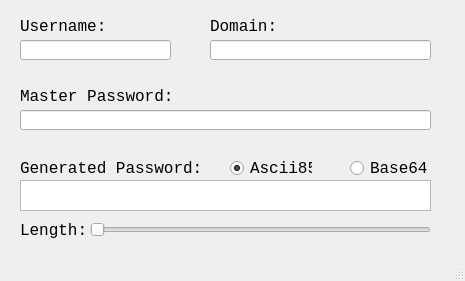
<?xml version="1.0" encoding="UTF-8"?>
<ui version="4.0">
 <class>Multipass</class>
 <widget class="QMainWindow" name="Multipass">
  <property name="geometry">
   <rect>
    <x>0</x>
    <y>0</y>
    <width>465</width>
    <height>281</height>
   </rect>
  </property>
  <property name="windowTitle">
   <string>MainWindow</string>
  </property>
  <widget class="QWidget" name="widget">
   <widget class="QRadioButton" name="ascii85">
    <property name="geometry">
     <rect>
      <x>230</x>
      <y>160</y>
      <width>82</width>
      <height>17</height>
     </rect>
    </property>
    <property name="font">
     <font>
      <family>Consolas</family>
      <pointsize>12</pointsize>
     </font>
    </property>
    <property name="locale">
     <locale language="English" country="UnitedStates"/>
    </property>
    <property name="text">
     <string>Ascii85</string>
    </property>
    <property name="checked">
     <bool>true</bool>
    </property>
   </widget>
   <widget class="QRadioButton" name="base64">
    <property name="geometry">
     <rect>
      <x>350</x>
      <y>160</y>
      <width>82</width>
      <height>17</height>
     </rect>
    </property>
    <property name="font">
     <font>
      <family>Consolas</family>
      <pointsize>12</pointsize>
     </font>
    </property>
    <property name="locale">
     <locale language="English" country="UnitedStates"/>
    </property>
    <property name="text">
     <string>Base64</string>
    </property>
   </widget>
   <widget class="QLineEdit" name="username">
    <property name="geometry">
     <rect>
      <x>20</x>
      <y>40</y>
      <width>151</width>
      <height>20</height>
     </rect>
    </property>
    <property name="font">
     <font>
      <family>Consolas</family>
      <pointsize>12</pointsize>
     </font>
    </property>
    <property name="locale">
     <locale language="English" country="UnitedStates"/>
    </property>
   </widget>
   <widget class="QLineEdit" name="domain">
    <property name="geometry">
     <rect>
      <x>210</x>
      <y>40</y>
      <width>221</width>
      <height>20</height>
     </rect>
    </property>
    <property name="font">
     <font>
      <family>Consolas</family>
      <pointsize>12</pointsize>
     </font>
    </property>
    <property name="locale">
     <locale language="English" country="UnitedStates"/>
    </property>
   </widget>
   <widget class="QLineEdit" name="master_password">
    <property name="geometry">
     <rect>
      <x>20</x>
      <y>110</y>
      <width>411</width>
      <height>20</height>
     </rect>
    </property>
    <property name="font">
     <font>
      <family>Consolas</family>
      <pointsize>12</pointsize>
      <weight>50</weight>
      <bold>false</bold>
     </font>
    </property>
    <property name="locale">
     <locale language="English" country="UnitedStates"/>
    </property>
    <property name="inputMethodHints">
     <set>Qt::ImhHiddenText|Qt::ImhNoAutoUppercase|Qt::ImhNoPredictiveText</set>
    </property>
    <property name="echoMode">
     <enum>QLineEdit::Password</enum>
    </property>
   </widget>
   <widget class="QSlider" name="selected_size">
    <property name="geometry">
     <rect>
      <x>90</x>
      <y>220</y>
      <width>341</width>
      <height>20</height>
     </rect>
    </property>
    <property name="locale">
     <locale language="English" country="UnitedStates"/>
    </property>
    <property name="minimum">
     <number>8</number>
    </property>
    <property name="maximum">
     <number>40</number>
    </property>
    <property name="orientation">
     <enum>Qt::Horizontal</enum>
    </property>
   </widget>
   <widget class="QLabel" name="username_label">
    <property name="geometry">
     <rect>
      <x>20</x>
      <y>16</y>
      <width>151</width>
      <height>20</height>
     </rect>
    </property>
    <property name="font">
     <font>
      <family>Consolas</family>
      <pointsize>12</pointsize>
     </font>
    </property>
    <property name="locale">
     <locale language="English" country="UnitedStates"/>
    </property>
    <property name="text">
     <string>Username:</string>
    </property>
   </widget>
   <widget class="QLabel" name="domain_label">
    <property name="geometry">
     <rect>
      <x>210</x>
      <y>16</y>
      <width>161</width>
      <height>20</height>
     </rect>
    </property>
    <property name="font">
     <font>
      <family>Consolas</family>
      <pointsize>12</pointsize>
     </font>
    </property>
    <property name="locale">
     <locale language="English" country="UnitedStates"/>
    </property>
    <property name="text">
     <string>Domain:</string>
    </property>
   </widget>
   <widget class="QLabel" name="masterPass_label">
    <property name="geometry">
     <rect>
      <x>20</x>
      <y>86</y>
      <width>351</width>
      <height>20</height>
     </rect>
    </property>
    <property name="font">
     <font>
      <family>Consolas</family>
      <pointsize>12</pointsize>
     </font>
    </property>
    <property name="locale">
     <locale language="English" country="UnitedStates"/>
    </property>
    <property name="text">
     <string>Master Password:</string>
    </property>
   </widget>
   <widget class="QLabel" name="generatedPass_label">
    <property name="geometry">
     <rect>
      <x>20</x>
      <y>160</y>
      <width>181</width>
      <height>16</height>
     </rect>
    </property>
    <property name="font">
     <font>
      <family>Consolas</family>
      <pointsize>12</pointsize>
     </font>
    </property>
    <property name="locale">
     <locale language="English" country="UnitedStates"/>
    </property>
    <property name="text">
     <string>Generated Password:</string>
    </property>
   </widget>
   <widget class="QLabel" name="length_label">
    <property name="geometry">
     <rect>
      <x>20</x>
      <y>220</y>
      <width>71</width>
      <height>20</height>
     </rect>
    </property>
    <property name="font">
     <font>
      <family>Consolas</family>
      <pointsize>12</pointsize>
      <weight>50</weight>
      <bold>false</bold>
     </font>
    </property>
    <property name="locale">
     <locale language="English" country="UnitedStates"/>
    </property>
    <property name="text">
     <string>Length:</string>
    </property>
   </widget>
   <widget class="QTextBrowser" name="generated_password">
    <property name="geometry">
     <rect>
      <x>20</x>
      <y>180</y>
      <width>411</width>
      <height>31</height>
     </rect>
    </property>
    <property name="font">
     <font>
      <family>Consolas</family>
      <pointsize>12</pointsize>
     </font>
    </property>
   </widget>
  </widget>
  <widget class="QMenuBar" name="menubar">
   <property name="geometry">
    <rect>
     <x>0</x>
     <y>0</y>
     <width>465</width>
     <height>21</height>
    </rect>
   </property>
  </widget>
  <widget class="QStatusBar" name="statusbar"/>
 </widget>
 <resources/>
 <connections>
  <connection>
   <sender>username</sender>
   <signal>textChanged(QString)</signal>
   <receiver>Multipass</receiver>
   <slot>generatePassword()</slot>
   <hints>
    <hint type="sourcelabel">
     <x>99</x>
     <y>80</y>
    </hint>
    <hint type="destinationlabel">
     <x>126</x>
     <y>96</y>
    </hint>
   </hints>
  </connection>
  <connection>
   <sender>domain</sender>
   <signal>textChanged(QString)</signal>
   <receiver>Multipass</receiver>
   <slot>generatePassword()</slot>
   <hints>
    <hint type="sourcelabel">
     <x>342</x>
     <y>80</y>
    </hint>
    <hint type="destinationlabel">
     <x>382</x>
     <y>91</y>
    </hint>
   </hints>
  </connection>
  <connection>
   <sender>master_password</sender>
   <signal>textChanged(QString)</signal>
   <receiver>Multipass</receiver>
   <slot>generatePassword()</slot>
   <hints>
    <hint type="sourcelabel">
     <x>300</x>
     <y>150</y>
    </hint>
    <hint type="destinationlabel">
     <x>360</x>
     <y>160</y>
    </hint>
   </hints>
  </connection>
  <connection>
   <sender>ascii85</sender>
   <signal>clicked()</signal>
   <receiver>Multipass</receiver>
   <slot>generatePassword()</slot>
   <hints>
    <hint type="sourcelabel">
     <x>289</x>
     <y>192</y>
    </hint>
    <hint type="destinationlabel">
     <x>325</x>
     <y>189</y>
    </hint>
   </hints>
  </connection>
  <connection>
   <sender>base64</sender>
   <signal>clicked()</signal>
   <receiver>Multipass</receiver>
   <slot>generatePassword()</slot>
   <hints>
    <hint type="sourcelabel">
     <x>383</x>
     <y>187</y>
    </hint>
    <hint type="destinationlabel">
     <x>446</x>
     <y>188</y>
    </hint>
   </hints>
  </connection>
  <connection>
   <sender>selected_size</sender>
   <signal>valueChanged(int)</signal>
   <receiver>Multipass</receiver>
   <slot>generatePassword()</slot>
   <hints>
    <hint type="sourcelabel">
     <x>253</x>
     <y>253</y>
    </hint>
    <hint type="destinationlabel">
     <x>264</x>
     <y>272</y>
    </hint>
   </hints>
  </connection>
 </connections>
 <slots>
  <slot>generatePassword()</slot>
 </slots>
</ui>
